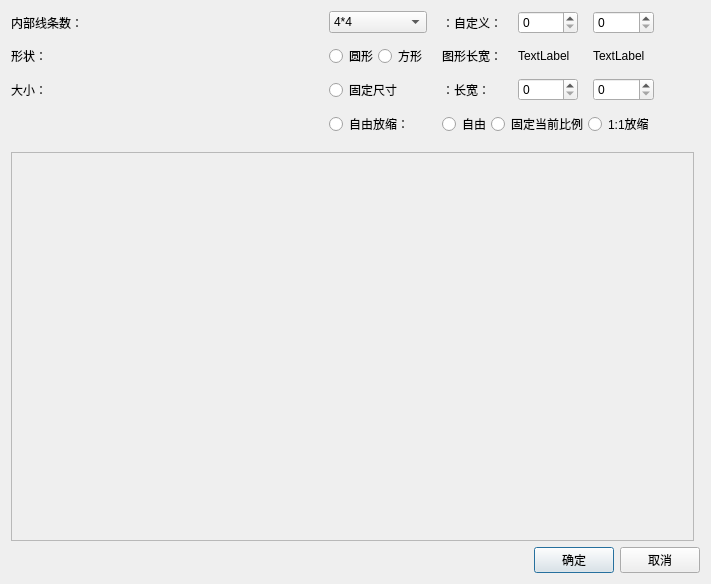
<?xml version="1.0" encoding="UTF-8"?>
<ui version="4.0">
 <class>CutImage</class>
 <widget class="QDialog" name="CutImage">
  <property name="geometry">
   <rect>
    <x>0</x>
    <y>0</y>
    <width>711</width>
    <height>584</height>
   </rect>
  </property>
  <property name="windowTitle">
   <string>Dialog</string>
  </property>
  <layout class="QGridLayout" name="gridLayout_3">
   <item row="1" column="0">
    <widget class="QScrollArea" name="scrollArea">
     <property name="widgetResizable">
      <bool>true</bool>
     </property>
     <widget class="QWidget" name="scrollAreaWidgetContents">
      <property name="geometry">
       <rect>
        <x>0</x>
        <y>0</y>
        <width>685</width>
        <height>389</height>
       </rect>
      </property>
      <layout class="QGridLayout" name="gridLayout" rowstretch="1,0,1" columnstretch="1,0,1" rowminimumheight="0,0,0">
       <property name="leftMargin">
        <number>0</number>
       </property>
       <property name="topMargin">
        <number>0</number>
       </property>
       <property name="rightMargin">
        <number>0</number>
       </property>
       <property name="bottomMargin">
        <number>0</number>
       </property>
       <property name="spacing">
        <number>0</number>
       </property>
       <item row="2" column="1">
        <spacer name="verticalSpacer_2">
         <property name="orientation">
          <enum>Qt::Vertical</enum>
         </property>
         <property name="sizeHint" stdset="0">
          <size>
           <width>20</width>
           <height>0</height>
          </size>
         </property>
        </spacer>
       </item>
       <item row="1" column="0">
        <spacer name="horizontalSpacer_3">
         <property name="orientation">
          <enum>Qt::Horizontal</enum>
         </property>
         <property name="sizeHint" stdset="0">
          <size>
           <width>0</width>
           <height>20</height>
          </size>
         </property>
        </spacer>
       </item>
       <item row="1" column="1">
        <widget class="ImageShowLabel" name="lb_showimage">
         <property name="text">
          <string/>
         </property>
        </widget>
       </item>
       <item row="0" column="1">
        <spacer name="verticalSpacer">
         <property name="orientation">
          <enum>Qt::Vertical</enum>
         </property>
         <property name="sizeHint" stdset="0">
          <size>
           <width>20</width>
           <height>0</height>
          </size>
         </property>
        </spacer>
       </item>
       <item row="1" column="2">
        <spacer name="horizontalSpacer_4">
         <property name="orientation">
          <enum>Qt::Horizontal</enum>
         </property>
         <property name="sizeHint" stdset="0">
          <size>
           <width>0</width>
           <height>20</height>
          </size>
         </property>
        </spacer>
       </item>
      </layout>
     </widget>
    </widget>
   </item>
   <item row="2" column="0" colspan="2">
    <layout class="QHBoxLayout" name="horizontalLayout_3" stretch="0,0,0">
     <item>
      <spacer name="horizontalSpacer">
       <property name="orientation">
        <enum>Qt::Horizontal</enum>
       </property>
       <property name="sizeHint" stdset="0">
        <size>
         <width>40</width>
         <height>20</height>
        </size>
       </property>
      </spacer>
     </item>
     <item>
      <widget class="QPushButton" name="ptn_sure">
       <property name="text">
        <string>确定</string>
       </property>
      </widget>
     </item>
     <item>
      <widget class="QPushButton" name="ptn_cancel">
       <property name="text">
        <string>取消</string>
       </property>
      </widget>
     </item>
    </layout>
   </item>
   <item row="0" column="0">
    <layout class="QGridLayout" name="gridLayout_2" columnstretch="1,0,0,0,0,0">
     <property name="bottomMargin">
      <number>10</number>
     </property>
     <property name="horizontalSpacing">
      <number>15</number>
     </property>
     <property name="verticalSpacing">
      <number>10</number>
     </property>
     <item row="2" column="1">
      <widget class="QRadioButton" name="rb_fixszie">
       <property name="text">
        <string>固定尺寸</string>
       </property>
       <attribute name="buttonGroup">
        <string notr="true">bg_fixed</string>
       </attribute>
      </widget>
     </item>
     <item row="0" column="1">
      <widget class="QComboBox" name="cb_difficulty">
       <item>
        <property name="text">
         <string>4*4</string>
        </property>
       </item>
       <item>
        <property name="text">
         <string>5*5</string>
        </property>
       </item>
       <item>
        <property name="text">
         <string>6*6</string>
        </property>
       </item>
       <item>
        <property name="text">
         <string>自定义</string>
        </property>
       </item>
      </widget>
     </item>
     <item row="0" column="4">
      <widget class="QSpinBox" name="sb_lineheight"/>
     </item>
     <item row="2" column="2">
      <widget class="QLabel" name="label_5">
       <property name="text">
        <string>：长宽：</string>
       </property>
       <property name="alignment">
        <set>Qt::AlignLeading|Qt::AlignLeft|Qt::AlignVCenter</set>
       </property>
      </widget>
     </item>
     <item row="1" column="1">
      <layout class="QHBoxLayout" name="horizontalLayout">
       <item>
        <widget class="QRadioButton" name="rb_square">
         <property name="text">
          <string>圆形</string>
         </property>
         <attribute name="buttonGroup">
          <string notr="true">bg_shape</string>
         </attribute>
        </widget>
       </item>
       <item>
        <widget class="QRadioButton" name="rb_rectangle">
         <property name="text">
          <string>方形</string>
         </property>
         <attribute name="buttonGroup">
          <string notr="true">bg_shape</string>
         </attribute>
        </widget>
       </item>
      </layout>
     </item>
     <item row="0" column="3">
      <widget class="QSpinBox" name="sb_linewidth"/>
     </item>
     <item row="2" column="0">
      <widget class="QLabel" name="label_2">
       <property name="text">
        <string>大小：</string>
       </property>
      </widget>
     </item>
     <item row="2" column="4">
      <widget class="QSpinBox" name="sb_height"/>
     </item>
     <item row="1" column="5">
      <spacer name="horizontalSpacer_5">
       <property name="orientation">
        <enum>Qt::Horizontal</enum>
       </property>
       <property name="sizeHint" stdset="0">
        <size>
         <width>40</width>
         <height>20</height>
        </size>
       </property>
      </spacer>
     </item>
     <item row="3" column="1">
      <widget class="QRadioButton" name="rb_nofix">
       <property name="text">
        <string>自由放缩：</string>
       </property>
       <attribute name="buttonGroup">
        <string notr="true">bg_fixed</string>
       </attribute>
      </widget>
     </item>
     <item row="1" column="0">
      <widget class="QLabel" name="label_4">
       <property name="text">
        <string>形状：</string>
       </property>
       <property name="alignment">
        <set>Qt::AlignLeading|Qt::AlignLeft|Qt::AlignVCenter</set>
       </property>
      </widget>
     </item>
     <item row="0" column="2">
      <widget class="QLabel" name="label_6">
       <property name="text">
        <string>：自定义：</string>
       </property>
      </widget>
     </item>
     <item row="2" column="3">
      <widget class="QSpinBox" name="sb_width"/>
     </item>
     <item row="0" column="0">
      <widget class="QLabel" name="label_difficulty">
       <property name="text">
        <string>内部线条数：</string>
       </property>
      </widget>
     </item>
     <item row="3" column="2" colspan="3">
      <layout class="QHBoxLayout" name="horizontalLayout_2">
       <item>
        <widget class="QRadioButton" name="rb_free">
         <property name="text">
          <string>自由</string>
         </property>
         <attribute name="buttonGroup">
          <string notr="true">bg_mode</string>
         </attribute>
        </widget>
       </item>
       <item>
        <widget class="QRadioButton" name="rb_fixed">
         <property name="text">
          <string>固定当前比例</string>
         </property>
         <attribute name="buttonGroup">
          <string notr="true">bg_mode</string>
         </attribute>
        </widget>
       </item>
       <item>
        <widget class="QRadioButton" name="rb_ratio">
         <property name="text">
          <string>1:1放缩</string>
         </property>
         <attribute name="buttonGroup">
          <string notr="true">bg_mode</string>
         </attribute>
        </widget>
       </item>
      </layout>
     </item>
     <item row="1" column="2">
      <widget class="QLabel" name="label">
       <property name="text">
        <string>图形长宽：</string>
       </property>
      </widget>
     </item>
     <item row="1" column="3">
      <widget class="QLabel" name="label_width">
       <property name="text">
        <string>TextLabel</string>
       </property>
      </widget>
     </item>
     <item row="1" column="4">
      <widget class="QLabel" name="label_height">
       <property name="text">
        <string>TextLabel</string>
       </property>
      </widget>
     </item>
    </layout>
   </item>
  </layout>
 </widget>
 <customwidgets>
  <customwidget>
   <class>ImageShowLabel</class>
   <extends>QLabel</extends>
   <header location="global">imageshowlabel.h</header>
  </customwidget>
 </customwidgets>
 <resources/>
 <connections/>
 <buttongroups>
  <buttongroup name="bg_mode"/>
  <buttongroup name="bg_shape"/>
  <buttongroup name="bg_fixed"/>
 </buttongroups>
</ui>
